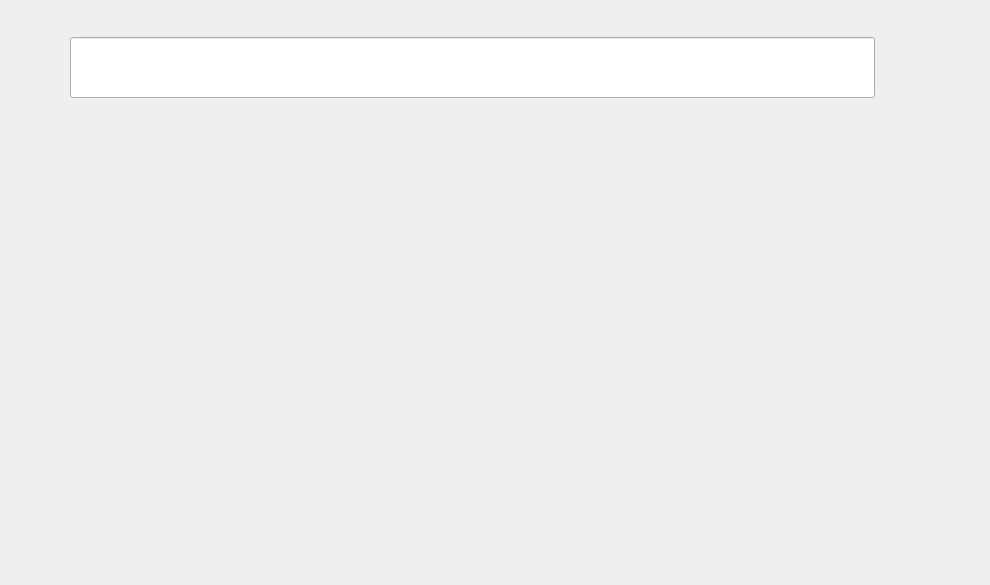
<?xml version="1.0" encoding="UTF-8"?>
<ui version="4.0">
 <class>LargeKeyboardWidget</class>
 <widget class="QWidget" name="LargeKeyboardWidget">
  <property name="geometry">
   <rect>
    <x>0</x>
    <y>0</y>
    <width>990</width>
    <height>585</height>
   </rect>
  </property>
  <property name="windowTitle">
   <string>Form</string>
  </property>
  <widget class="QLabel" name="backgroundLabel">
   <property name="geometry">
    <rect>
     <x>-28</x>
     <y>-30</y>
     <width>1044</width>
     <height>616</height>
    </rect>
   </property>
   <property name="text">
    <string/>
   </property>
   <property name="pixmap">
    <pixmap resource="images.qrc">:/images/images/Keyboard-with-Input.png</pixmap>
   </property>
  </widget>
  <widget class="QLineEdit" name="inputBox">
   <property name="geometry">
    <rect>
     <x>70</x>
     <y>37</y>
     <width>805</width>
     <height>61</height>
    </rect>
   </property>
   <property name="font">
    <font>
     <family>Tamworth Gothic</family>
     <pointsize>37</pointsize>
    </font>
   </property>
   <property name="text">
    <string/>
   </property>
  </widget>
  <widget class="InvisibleButton" name="invisibleButton_shift" native="true">
   <property name="geometry">
    <rect>
     <x>820</x>
     <y>294</y>
     <width>78</width>
     <height>83</height>
    </rect>
   </property>
   <property name="text" stdset="0">
    <string/>
   </property>
  </widget>
  <widget class="InvisibleButton" name="invisibleButton_clear" native="true">
   <property name="geometry">
    <rect>
     <x>730</x>
     <y>470</y>
     <width>171</width>
     <height>55</height>
    </rect>
   </property>
   <property name="text" stdset="0">
    <string/>
   </property>
  </widget>
  <widget class="InvisibleButton" name="invisibleButton_enter" native="true">
   <property name="geometry">
    <rect>
     <x>216</x>
     <y>473</y>
     <width>512</width>
     <height>48</height>
    </rect>
   </property>
   <property name="text" stdset="0">
    <string/>
   </property>
  </widget>
  <widget class="InvisibleButton" name="invisibleButton_backspace" native="true">
   <property name="geometry">
    <rect>
     <x>39</x>
     <y>473</y>
     <width>171</width>
     <height>55</height>
    </rect>
   </property>
   <property name="text" stdset="0">
    <string/>
   </property>
  </widget>
 </widget>
 <customwidgets>
  <customwidget>
   <class>InvisibleButton</class>
   <extends>QWidget</extends>
   <header>invisiblebutton.h</header>
  </customwidget>
 </customwidgets>
 <resources>
  <include location="images.qrc"/>
 </resources>
 <connections/>
</ui>
